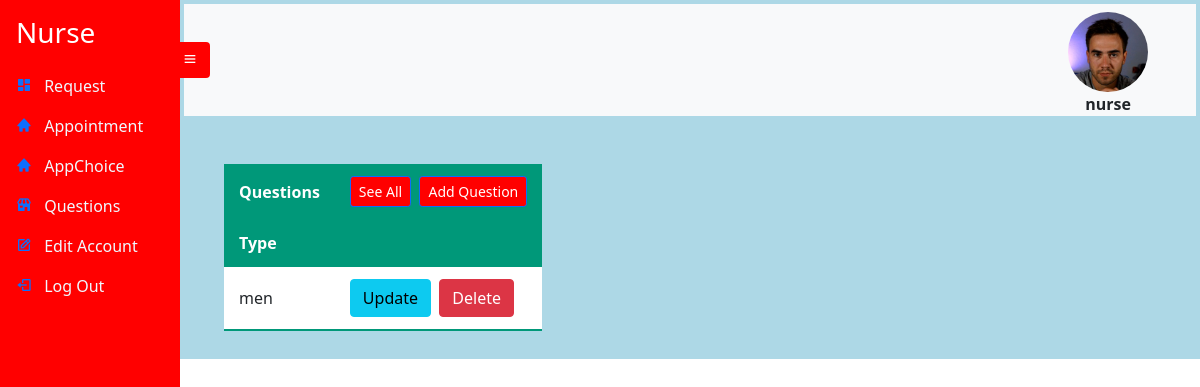
/donorquestions/notall (signed in), run on the app's committed database.
### UserAccount/models.py (models this page shows, shortened)
class UserRegistration(models.Model):
    User_id = models.UUIDField(default=uuid.uuid4, unique=True,
                          primary_key=True, editable=False)
    FirstName = models.CharField(max_length=20 , null=True , blank=True)
    LastName = models.CharField(max_length=20 , null=True , blank=True)
    Address_id = models.OneToOneField(Address , on_delete=models.CASCADE)
    Age = models.IntegerField(null=True , blank=True)
    Account_id = models.OneToOneField(Account , on_delete=models.CASCADE)
    ProfilePic= models.FileField(null=True, blank=True, upload_to='profilepic/', default="profilepic/defaultprofile.jpeg")

class Account(AbstractUser):
    Role = models.CharField(max_length=25, null=True , blank=True)

### Donor/models.py (models this page shows, shortened)
class DonationRequestFormQuesitons(models.Model):
   Question_id = models.UUIDField( default=uuid.uuid4, unique=True,
                          primary_key=True, editable=False)
   HeartDisease = models.TextField (null=True , blank=True , )
   Kidney_Lung_Bloodpressure_Diabetes_Epilepsy = models.TextField( null=True , blank=True )
   Liverproblems = models.TextField(null=True , blank=True )
   STD = models.TextField(null=True , blank=True )
   Tattoo_Ear_skin_pierced_lastmonth= models.TextField( null=True , blank=True)
   Slpet_Unsafely_OtherThanPartner = models.TextField( null=True , blank=True )
   SeriousSkinRepair = models.TextField(null=True , blank=True )
   Preagnant = models.TextField(null=True , blank=True )
   Abortion = models.TextField( null=True , blank=True )
   BreastFeeding = models.TextField( null=True , blank=True  )
   BloodHealthfulnessInfo = models.TextField( null=True , blank=True)
   Type = models.CharField(max_length=10 , null=True , blank=True)

### Nurse/views.py (the view)
# urls.py: path('donorquestions/<type>', views.DonorQuestions , name='donorquestions'),
def DonorQuestions(request , type):
    questions = None
    try:
        if(type == 'all'):
            questions = DonationRequestFormQuesitons.objects.all()
        else:
            questions = DonationRequestFormQuesitons.objects.all()[0:3]
    except:
        question = None
    context = {'account':Userstate(request)['account'] , 'questions':questions }
    return render (request , 'nurse/donorquestions.html' , context)

### Nurse/views.py (called while the page is built)
def Userstate(request):  # for getting the state of the user
    state = request.user
    account = UserRegistration.objects.get(Account_id=state.id)
    context={'account':account}
    return context

### templates/nurse/donorquestions.html (shortened to what this page needs)
{% extends 'nurse/nurse.html' %}
{% block content %}
<br>
<br>
<table class="styled-table">
    <thead>
         <tr>
           <th>Questions</th>
           <th><a href="{% url 'donorquestions' 'all' %}"><button type="button" class="btn btn-primary btn-sm" style= "background-color: red;">See All</button></a>&nbsp;
            <a href="{% url 'addquestions' 'add' %}"><button type="button" class="btn btn-primary btn-sm" style= "background-color: red;">Add Question</button></a></th>
            </tr>
          <tr>
            <th>Type</th>
            <th></th>
        </tr>
    </thead>
    <tbody>
      {% if questions %}
      {% for question in questions %}
       <tr>
         <td>{{ question.Type }}</td>
         <td><a href="{% url 'updatequestion' question.Question_id %}"><button type="button" class="btn btn-info">Update</button></a>&nbsp;
         <a href="{% url 'deletequestion' question.Question_id %}"><button type="button" class="btn btn-danger">Delete</button></a></td>
         </tr>
      {% endfor %}
      {% else %}
      <tr>
       <td>No Donation Request For Now </td>
       <td></td>
     </tr>
     {% endif %}
      </tbody>
  </table>
  <br>
{% endblock %}

### templates/nurse/nurse.html (shortened to what this page needs)
{% extends 'sidebarbase.html' %}
{% block content1 %}
<div
      class="side-navbar active-nav d-flex justify-content-between flex-wrap flex-column"
      id="sidebar"
    >
      <ul class="nav flex-column text-white w-100">
        <a href="{% url 'donorrequest' 'notall' %}" class="nav-link h3 text-white my-2">
          Nurse
        </a>
        <li class="nav-link">
          <i class="bx bxs-dashboard"></i>
          <span class="mx-2" ><a class="inner-anchor"  href="{% url 'donorrequest' 'notall' %}"> Request</a></span>
        </li>
        <li class="nav-link">
          <i class="bx bxs-home"></i>
          <span class="mx-2" ><a class="inner-anchor" href="{% url 'checkappointment' 'notall' %}"> Appointment</a></span>
        </li>
        <li class="nav-link">
          <i class="bx bxs-home"></i>
          <span class="mx-2" ><a class="inner-anchor" href="{% url 'appointmentchoices' 'notall' %}"> AppChoice</a></span>
        </li>
        <li class="nav-link">
          <i class="bx bxs-store"></i>
          <span class="mx-2" ><a class="inner-anchor" href="{% url 'donorquestions' 'notall' %}"> Questions </a></span>
        </li>
        <li class="nav-link">
          <i class="bx bx-edit"></i>
          <span class="mx-2" ><a class="inner-anchor" href="{% url 'editpassword' %}"> Edit Account</a></span>
        </li>
        <li class="nav-link">
          <i class="bx bx-log-out"></i>
          <span class="mx-2" ><a class="inner-anchor" href="{% url 'logout' %}" > Log Out </a></span>
        </li>
      </ul>
    </div>
    <div class="p-1 my-container active-cont" style="background-color:lightblue">
      <nav class="navbar top-navbar navbar-light bg-light px-5">
        <a class="btn border-0" id="menu-btn"><i class="bx bx-menu"></i></a>
        <figure id="image">
          <img src="/static/images/{{ account.ProfilePic }}" style="height: 80px;
          width: 80px;
          border-radius: 50%; " >
          <figcaption  style="text-align: center;"><b>{{user.username}}</b></figcaption>
        </figure>
              </nav>
      {% block content %}
      {% endblock %}
{% endblock %}

### static/styles/sidebar.css (style rules this page uses)
* { margin: 0; padding: 0; box-sizing: border-box; }
body { min-height: 100vh; background-color: #fff; }
.side-navbar { width: 180px; height: 100%; position: fixed; margin-left: -300px; background-color: red; transition: 0.5s; }
.my-container { transition: 0.4s; }
.active-nav { margin-left: 0; }
.active-cont { margin-left: 180px; }
#menu-btn { background-color: red ; color: #fff; margin-left: -62px; }
#image { max-width: 300px; height: 80px; border-radius: 50%; top: 10px; right: 0px; }
.inner-anchor { color: aliceblue; text-decoration: black; }
.styled-table thead tr { background-color: #009879; color: #ffffff; text-align: left; }
.styled-table th, .styled-table td { padding: 12px 15px; }
.styled-table tbody tr { border-bottom: 1px solid #dddddd; }
.styled-table tbody tr:last-of-type { border-bottom: 2px solid #009879; }
.styled-table { margin-left: 40px; }
.styled-table tbody { background-color: white; }

### data on the page
UserRegistration: ProfilePic (picture)
Account: username "nurse"
DonationRequestFormQuesitons: Type "men"
